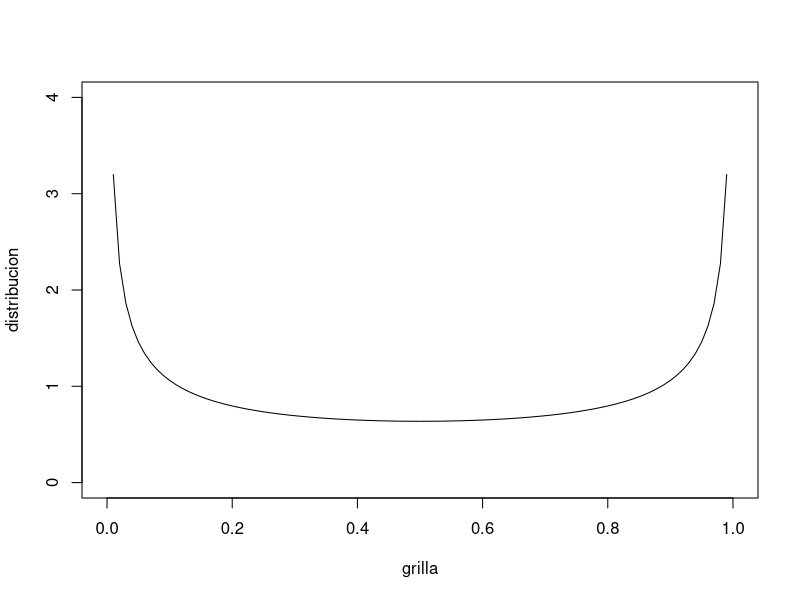

This chart was generated by the following R code:

grilla = seq(0,1,0.01)
alpha = 0.5
beta = 0.5

peliculas = 100
fetures = 5

distribucion = dbeta(grilla, alpha, beta)
plot(grilla,distribucion , type="l", ylim=c(0, 4))



res = matrix(nrow=peliculas, ncol=fetures)
for (i in seq(100)){
    res[i,] = rbeta(5,alpha, beta)
    res[i,] = (res[i,]/sum(res[i,]))*100
}


res

